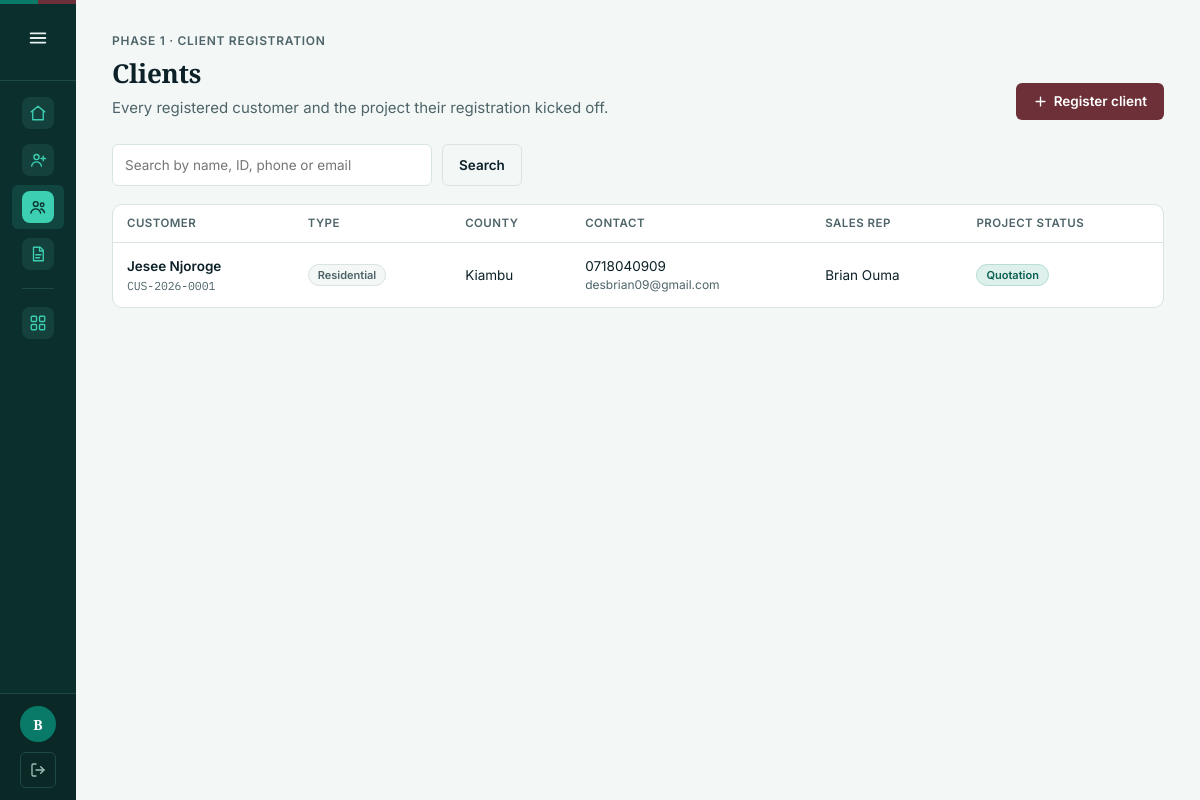
The page /clients/ (signed in) on the database its author committed.
### project/models.py (models this page shows, shortened)
class User(AbstractUser):
    class Role(models.TextChoices):
        SITE_ENGINEER = "site_engineer", "Site engineer"
        ADMIN = "admin", "Admin"
    role = models.CharField(max_length=20, choices=Role.choices, default=Role.SITE_ENGINEER)
    phone_number = models.CharField(max_length=20, blank=True)
    groups = models.ManyToManyField(
        "auth.Group",
        verbose_name="groups",
        blank=True,
        help_text="The groups this user belongs to.",
        related_name="project_user_set",
        related_query_name="project_user",
    )
    user_permissions = models.ManyToManyField(
        "auth.Permission",
        verbose_name="user permissions",
        blank=True,
        help_text="Specific permissions for this user.",
        related_name="project_user_set",
        related_query_name="project_user",
    )
    @property
    def is_site_engineer(self):
        return self.role == self.Role.SITE_ENGINEER
    @property
    def is_admin_role(self):
        return self.role == self.Role.ADMIN

class Customer(models.Model):
    class CustomerType(models.TextChoices):
        RESIDENTIAL = "residential", "Residential"
        COMMERCIAL = "commercial", "Commercial"
        INDUSTRIAL = "industrial", "Industrial"
    ID_PREFIX = "CUS"
    customer_id = models.CharField(max_length=20, unique=True, editable=False)
    full_name = models.CharField("Customer name", max_length=150)
    phone_number = models.CharField(max_length=20)
    email = models.EmailField(blank=True)
    national_id = models.CharField(
        "National ID / company registration number", max_length=50, blank=True
    )
    customer_type = models.CharField(
        max_length=20, choices=CustomerType.choices, default=CustomerType.RESIDENTIAL
    )
    county = models.CharField(max_length=100)
    address = models.CharField("Physical address", max_length=255, blank=True)
    gps_latitude = models.DecimalField(max_digits=9, decimal_places=6, null=True, blank=True)
    gps_longitude = models.DecimalField(max_digits=9, decimal_places=6, null=True, blank=True)
    referral_source = models.CharField(max_length=150, blank=True)
    assigned_rep = models.ForeignKey(
        settings.AUTH_USER_MODEL,
        on_delete=models.SET_NULL,
        null=True,
        blank=True,
        related_name="assigned_customers",
        help_text="Sales representative who owns this customer relationship.",
    )
    registered_by = models.ForeignKey(
        settings.AUTH_USER_MODEL,
        on_delete=models.SET_NULL,
        null=True,
        blank=True,
        related_name="registered_customers",
    )
    created_at = models.DateTimeField(default=timezone.now)
    class Meta:
        ordering = ["-created_at"]

class Project(models.Model):
    class Status(models.TextChoices):
        LEAD = "lead", "Lead"
        SITE_ASSESSMENT = "site_assessment", "Site assessment"
        ENGINEER_REVIEW = "engineer_review", "Engineer review"
        QUOTATION = "quotation", "Quotation"
        APPROVED = "approved", "Approved"
        INVOICED = "invoiced", "Invoiced"
        IN_PROGRESS = "in_progress", "Installation in progress"
        COMMISSIONED = "commissioned", "Commissioned"
        COMPLETED = "completed", "Completed"
        CANCELLED = "cancelled", "Cancelled"
    ID_PREFIX = "PRJ"
    project_id = models.CharField(max_length=20, unique=True, editable=False)
    customer = models.ForeignKey(Customer, on_delete=models.CASCADE, related_name="projects")
    status = models.CharField(max_length=20, choices=Status.choices, default=Status.LEAD)
    assigned_rep = models.ForeignKey(
        settings.AUTH_USER_MODEL,
        on_delete=models.SET_NULL,
        null=True,
        blank=True,
        related_name="assigned_projects",
    )
    created_at = models.DateTimeField(default=timezone.now)
    class Meta:
        ordering = ["-created_at"]

### project/views.py (the view, shortened to what this page needs)
# urls.py: path("clients/", views.client_list, name="client_list"),
@login_required
def client_list(request):
    customers = Customer.objects.select_related("assigned_rep").prefetch_related("projects")
    if request.user.is_site_engineer:
        customers = customers.filter(assigned_rep=request.user)
    query = request.GET.get("q", "").strip()
    return render(
        request,
        "project/client_list.html",
        {"customers": customers, "query": query},
    )

### project/sidebar_context.py (called while the page is built, shortened)
def _pipeline(projects, active_status):
    raw = {row["status"]: row["n"] for row in projects.values("status").annotate(n=Count("id"))}
    biggest = max([raw.get(s, 0) for s, _ in PIPELINE_LABELS] + [1])
    return [
        {
            "key": status.value,
            "label": label,
            "count": raw.get(status, 0),
            "pct": round(raw.get(status, 0) / biggest * 100),
            "active": active_status == status.value,
        }
        for status, label in PIPELINE_LABELS
    ]

def _current_client(request, user):
    customer_id = request.resolver_match.kwargs.get("customer_id")
    if not customer_id:
        return None

### project/templates/project/client_list.html (shortened to what this page needs)
{% extends "project/base.html" %}
{% block content %}
<div class="page-head">
    <div>
        <div class="eyebrow">Phase 1 &middot; Client registration</div>
        <h1>Clients</h1>
        <p class="desc">Every registered customer and the project their registration kicked off.</p>
    </div>
    <a href="{% url 'client_register' %}" class="btn btn-accent">
        <svg width="15" height="15" viewBox="0 0 24 24" fill="none" stroke="currentColor" stroke-width="2.2" stroke-linecap="round"><path d="M12 5v14M5 12h14"/></svg>
        Register client
    </a>
</div>
<form class="search-bar" method="get">
    <input type="text" name="q" value="{{ query }}" placeholder="Search by name, ID, phone or email">
    <button type="submit" class="btn btn-ghost">Search</button>
</form>
<div class="card" style="padding:0;">
    {% if customers %}
    <table class="data">
        <thead>
            <tr>
                <th>Customer</th>
                <th>Type</th>
                <th>County</th>
                <th>Contact</th>
                <th>Sales rep</th>
                <th>Project status</th>
            </tr>
        </thead>
        <tbody>
            {% for c in customers %}
            <tr onclick="window.location='{% url 'client_detail' c.customer_id %}'" style="cursor:pointer;">
                <td>
                    <div style="font-weight:600;">{{ c.full_name }}</div>
                    <div class="mono" style="font-size:11.5px; color:var(--muted);">{{ c.customer_id }}</div>
                </td>
                <td><span class="type-badge">{{ c.get_customer_type_display }}</span></td>
                <td>{{ c.county }}</td>
                <td>
                    <div>{{ c.phone_number }}</div>
                    <div style="font-size:12px; color:var(--muted);">{{ c.email|default:"—" }}</div>
                </td>
                <td>{{ c.assigned_rep.get_full_name|default:c.assigned_rep.username|default:"Unassigned" }}</td>
                <td>
                    {% with p=c.projects.first %}
                        {% if p %}<span class="status-badge {{ p.status }}">{{ p.get_status_display }}</span>{% else %}—{% endif %}
                    {% endwith %}
                </td>
            </tr>
            {% endfor %}
        </tbody>
    </table>
    {% endif %}
</div>
{% endblock %}

### project/templates/project/base.html (shortened to what this page needs)
{% load static %}<!DOCTYPE html>
<html lang="en">
<head>
    <link rel="stylesheet" href="{% static 'css/base.css' %}">
</head>
<body>
{% if user.is_authenticated %}
{% with url_name=request.resolver_match.url_name kind=request.resolver_match.kwargs.kind %}
<div class="shell">
    <aside class="sidebar" aria-label="Main navigation">
        <div class="sidebar-head">
            <label for="sidebar-toggle" class="menu-btn" role="button" tabindex="0" aria-label="Toggle sidebar" title="Toggle sidebar">
                <svg viewBox="0 0 24 24" fill="none" stroke="currentColor" stroke-width="2" stroke-linecap="round"><path d="M4 7h16M4 12h16M4 17h16"/></svg>
            </label>
        </div>
        <nav class="sidebar-scroll">
            <a class="nav-item {% if url_name == 'dashboard' %}active{% endif %}" href="{% url 'dashboard' %}" title="Dashboard" {% if url_name == 'dashboard' %}aria-current="page"{% endif %}>
                <span class="ic">
                    <svg viewBox="0 0 24 24" fill="none" stroke="currentColor" stroke-width="1.8" stroke-linecap="round" stroke-linejoin="round"><path d="M3 10.5 12 3l9 7.5"/><path d="M5 9.5V21h14V9.5"/></svg>
                </span>
            </a>
            <a class="nav-item {% if url_name == 'client_register' %}active{% endif %}" href="{% url 'client_register' %}" title="Register client" {% if url_name == 'client_register' %}aria-current="page"{% endif %}>
                <span class="ic">
                    <svg viewBox="0 0 24 24" fill="none" stroke="currentColor" stroke-width="1.8" stroke-linecap="round" stroke-linejoin="round"><circle cx="10" cy="8" r="3.4"/><path d="M3.5 20c.9-3.6 3.5-5.5 6.5-5.5s5.6 1.9 6.5 5.5"/><path d="M19 7v6M16 10h6"/></svg>
                </span>
            </a>
            <a class="nav-item {% if url_name == 'client_list' or url_name == 'client_detail' %}active{% endif %}" href="{% url 'client_list' %}" title="Clients">
                <span class="ic">
                    <svg viewBox="0 0 24 24" fill="none" stroke="currentColor" stroke-width="1.8" stroke-linecap="round" stroke-linejoin="round"><circle cx="9" cy="8" r="3.2"/><path d="M2.5 20c1-3.6 3.6-5.5 6.5-5.5s5.5 1.9 6.5 5.5"/><circle cx="17.5" cy="9" r="2.4"/><path d="M15.8 14.7c2.3.2 4.1 1.9 4.9 4.8"/></svg>
                </span>
            </a>
            <a class="nav-item {% if url_name == 'quotation_list' %}active{% endif %}" href="{% url 'quotation_list' %}" title="Quotations" {% if url_name == 'quotation_list' %}aria-current="page"{% endif %}>
                <span class="ic">
                    <svg viewBox="0 0 24 24" fill="none" stroke="currentColor" stroke-width="1.8" stroke-linecap="round" stroke-linejoin="round"><path d="M6 3h9l4 4v14H6z"/><path d="M14 3v5h5"/><path d="M9 13h7M9 17h5"/></svg>
                </span>
            </a>
            <div class="nav-label">Equipment</div>
            <a class="nav-item {% if url_name == 'catalog_home' or kind %}active{% endif %}" href="{% url 'catalog_home' %}" title="Equipment catalog">
                <span class="ic">
                </span>
            </a>
        </nav>
        <div class="sidebar-footer">
            <div class="user-card">
                <div class="avatar">{{ user.get_full_name|default:user.username|slice:":1"|upper }}</div>
                <form class="logout-form" method="post" action="{% url 'logout' %}">
                    <button type="submit" class="logout-btn" title="Log out" aria-label="Log out">
                        <svg viewBox="0 0 24 24" fill="none" stroke="currentColor" stroke-width="2" stroke-linecap="round" stroke-linejoin="round"><path d="M9 21H5a2 2 0 0 1-2-2V5a2 2 0 0 1 2-2h4"/><path d="M16 17l5-5-5-5"/><path d="M21 12H9"/></svg>
                    </button>
                </form>
            </div>
        </div>
    </aside>
    <div class="main">
        <main class="container">
            {% block content %}{% endblock %}
        </main>
    </div>
</div>
{% endwith %}
{% endif %}
</body>
</html>

### rows shown on the page
User: get_full_name "B"
Customer: full_name "Jesee Njoroge", customer_id "CUS-2026-0001", customer_type "Residential", county "Kiambu", phone_number "0718040909", email "desbrian09@gmail.com", assigned_rep.get_full_name "Brian Ouma", projects.first.status "Quotation"
